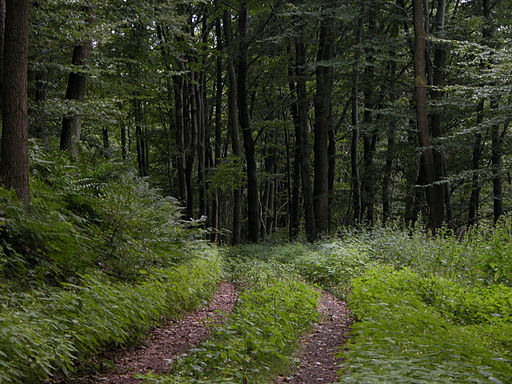
#> input picture img/gamma.webp, 512 x 384 px, found by its file name
$ python Gamma_transformation.py
#> lines starting #> are read from the running program, lines starting #| are printed output that depends on the picture
import cv2
import matplotlib.pyplot as plt
import math
import numpy as np

# Read an image
image = cv2.imread(r'C:\Users\Raja\PycharmProjects\Computer_Vision\img\gamma.webp')
#> image is the input picture: shape (384, 512, 3); mean B, G, R 36.6, 63.4, 57.3
plt.imshow(image)

# Trying 2 different gamma values
for gamma in [0.4, 2.2]:

    # Apply gamma correction.
    gamma_corrected = np.array(255*(image / 255) ** gamma, dtype = 'uint8')
    plt.imshow(gamma_corrected)
    plt.show()
#> this loop made 2 passes
#> pass 1, `gamma_corrected = np.array(255*(image / 255) ** gamma, dtype = 'uint8')`:
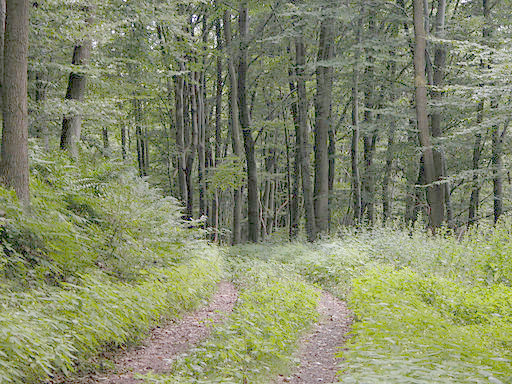
#> gamma_corrected: shape (384, 512, 3); mean B, G, R 105.3, 137.8, 131.6
#> pass 1, `plt.show()`:
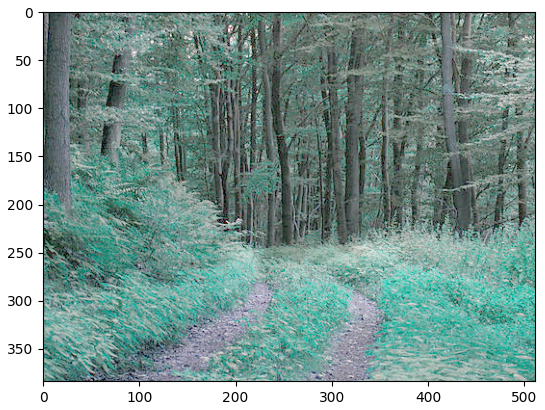
#> figure drawn by matplotlib, 1 panel; B, G, R data is drawn as R, G, B
#> pass 2, `gamma_corrected = np.array(255*(image / 255) ** gamma, dtype = 'uint8')`:
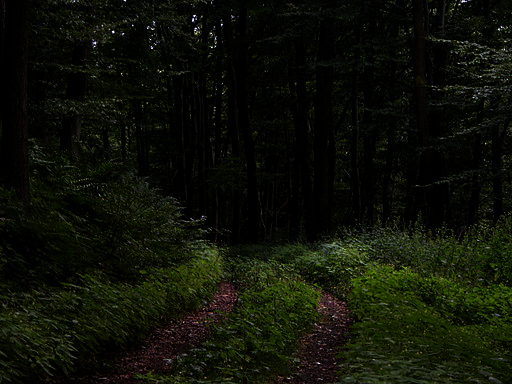
#> gamma_corrected: shape (384, 512, 3); mean B, G, R 6.5, 17.3, 14.2
